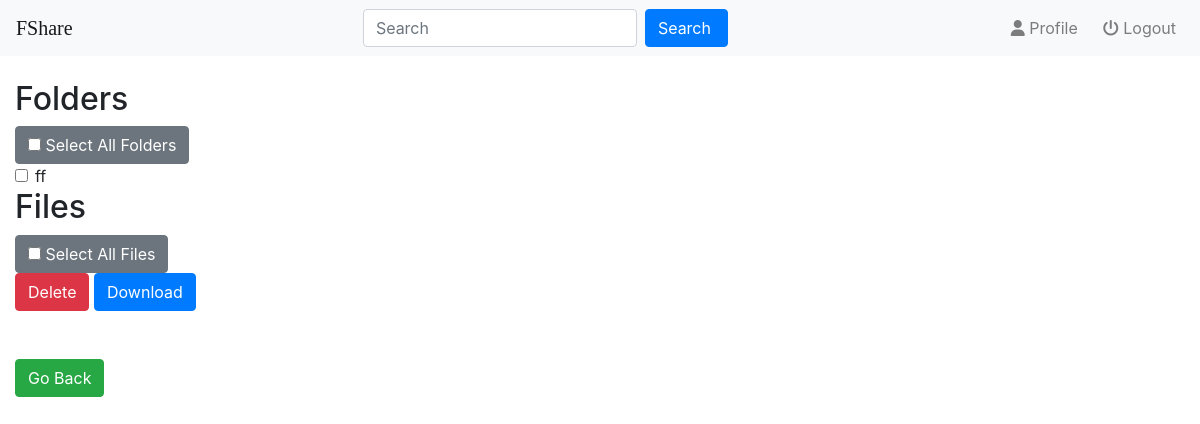
Page /fileshare/select_index/ (signed in) on the earlier database version.
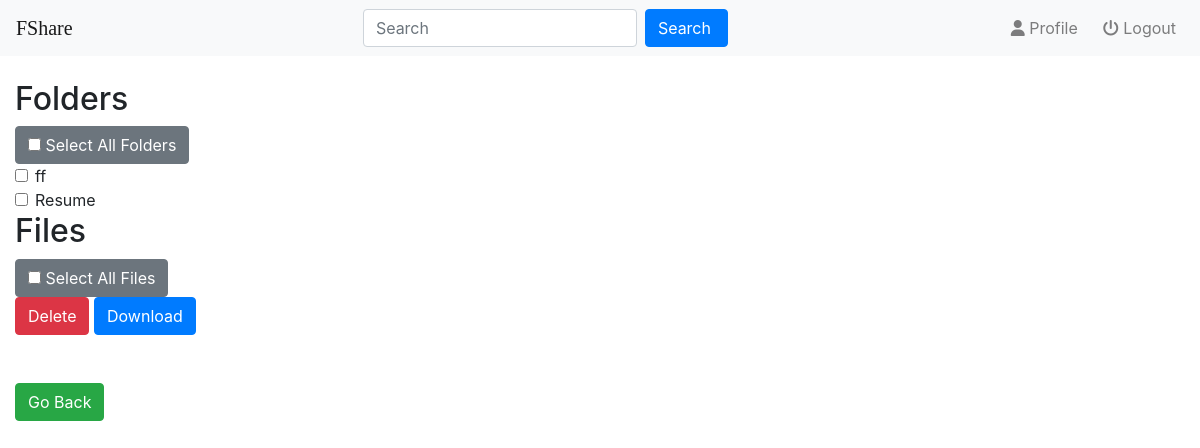
Same page on the later database version.
### fileshare/models.py (models this page shows, shortened)
class Folder(models.Model):
    user = models.ForeignKey(User,on_delete=models.CASCADE,default=1)
    name = models.CharField(max_length=50)
    linkedfolder = models.ForeignKey("self",on_delete=models.CASCADE,null=True,blank=True)
    lastmodified = models.DateTimeField(auto_now=True)
    def __str__(self):
        return self.name

### fileshare/views.py (the view)
# urls.py: path('select_index/',views.selectindex,name='select_index'),
def selectindex(request):
    user_folders = Folder.objects.filter(user=request.user)
    user_files = File.objects.filter(user=request.user)
    all_folders = user_folders.filter(linkedfolder__isnull=True)
    all_files = user_files.filter(folder__isnull=True)
    context = { 'folders':all_folders,'files':all_files }
    return render(request,'fileshare/selectindex.html',context)

### fileshare/templates/fileshare/selectindex.html (shortened to what this page needs)
{% extends 'fileshare/base.html'%}
{% block body %}
<form action="{% url 'fileshare:list_delete_index' %}" method="get">
  <h2>Folders</h2>
  <button type="button" class="btn btn-secondary"><input type="checkbox" onClick="toggle(this,'folder')" /> Select All Folders</button><br/>
  {% for f in folders %}
    <div class="form-check">
      <label class="form-check-label" for="check1">
        <input type="checkbox" class="form-check-input" id="check1{{f.pk}}" name="folder" value="{{ f.pk }}">{{ f }}
      </label>
    </div>
  {% endfor %}
  <h2>Files</h2>
  <button type="button" class="btn btn-secondary"><input type="checkbox" onClick="toggle(this,'file')" /> Select All Files</button><br/>
  <button type="button" class="btn btn-danger" data-toggle="modal" data-target="#myModal"> Delete </button>
  <button type="submit" class="btn btn-primary" id="download" formaction="{% url 'fileshare:list_folder_file_download' %}">Download</button>
</form>
<br>
<br>
<button onclick="goBack()" class="btn btn-success">Go Back</button>
{% endblock %}

Differences in the rows shown:
added Folder: name "Resume"
